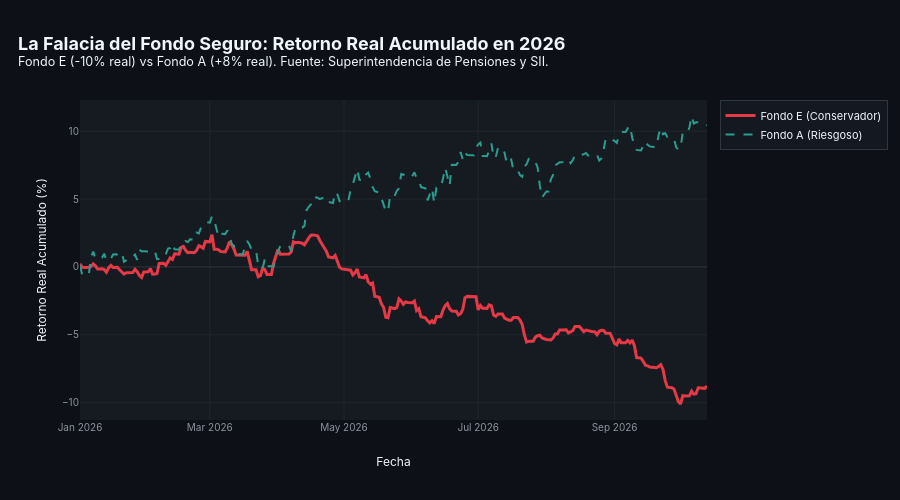

Write notebook code for a chart like this one.
### Markdown cell above
## 4. Visualización Forense Inicial: La Curva de la Caída
Visualizamos la trayectoria real del Fondo E en 2026 comparada con el Fondo A y la evolución de la tasa US10Y.

### Code cell
df_plot_e = cuotas_reales.filter(
    (pl.col("afp") == "SISTEMA") & (pl.col("fondo") == "E") & (pl.col("fecha") >= date(2025, 12, 31))
).to_pandas()

df_plot_a = cuotas_reales.filter(
    (pl.col("afp") == "SISTEMA") & (pl.col("fondo") == "A") & (pl.col("fecha") >= date(2025, 12, 31))
).to_pandas()

fig = go.Figure()

fig.add_trace(go.Scatter(
    x=df_plot_e["fecha"],
    y=df_plot_e["ret_real_acum_2026"] * 100,
    name="Fondo E (Conservador)",
    line=dict(color=PALETTE["fondo_e"], width=3),
))

fig.add_trace(go.Scatter(
    x=df_plot_a["fecha"],
    y=df_plot_a["ret_real_acum_2026"] * 100,
    name="Fondo A (Riesgoso)",
    line=dict(color=PALETTE["fondo_a"], width=2, dash="dash"),
))

fig.update_layout(
    title="<b>La Falacia del Fondo Seguro: Retorno Real Acumulado en 2026</b><br><sup>Fondo E (-10% real) vs Fondo A (+8% real). Fuente: Superintendencia de Pensiones y SII.</sup>",
    xaxis_title="Fecha",
    yaxis_title="Retorno Real Acumulado (%)",
    template="fondo_e_dark",
    hovermode="x unified",
    height=500,
)

fig.show()

### Figure 1 — Plotly figure (JSON) as saved in the notebook; plotly's stock layout.template omitted (floating-point values rounded to 4 significant figures; data arrays with more than 128 entries replaced by an {"elided": "..."} marker saying what was removed)
{"data": [{"line": {"color": "#E63946", "width": 3}, "name": "Fondo E (Conservador)", "type": "scatter", "x": {"elided": "281 str values"}, "y": {"elided": "281 float values"}}, {"line": {"color": "#2A9D8F", "dash": "dash", "width": 2}, "name": "Fondo A (Riesgoso)", "type": "scatter", "x": {"elided": "281 str values"}, "y": {"elided": "281 float values"}}], "layout": {"height": 500, "hovermode": "x unified", "title": {"text": "<b>La Falacia del Fondo Seguro: Retorno Real Acumulado en 2026</b><br><sup>Fondo E (-10% real) vs Fondo A (+8% real). Fuente: Superintendencia de Pensiones y SII.</sup>"}, "xaxis": {"title": {"text": "Fecha"}}, "yaxis": {"title": {"text": "Retorno Real Acumulado (%)"}}}}
